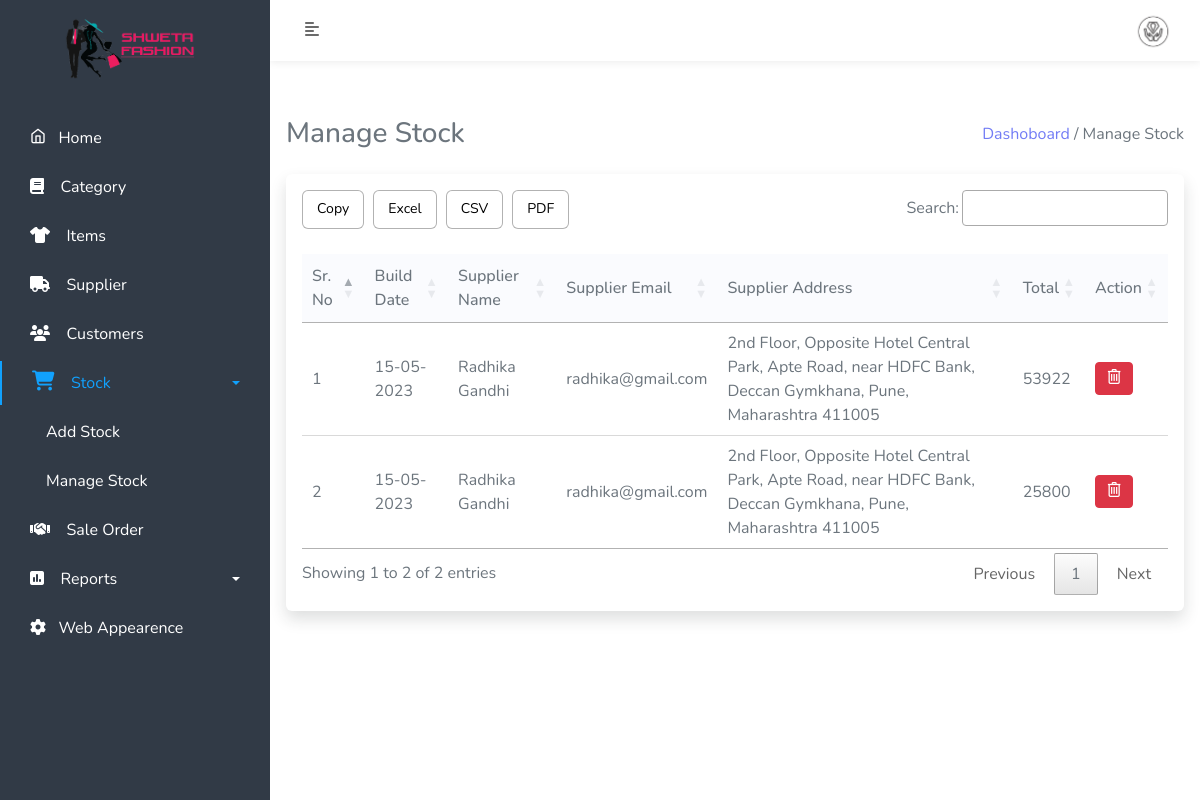
Screenshot of /admin/managestock.php (signed in) with the database file from the repository.
### tables this page shows
CREATE TABLE `manage_website` (
  `id` int(11) NOT NULL,
  `title` varchar(500) NOT NULL,
  `short_title` varchar(500) NOT NULL,
  `footer` text NOT NULL,
  `currency_symbol` text NOT NULL,
  `login_logo` text NOT NULL,
  `website_logo` varchar(500) NOT NULL,
  `background_login_image` text NOT NULL,
  `pay_qrcode` text NOT NULL,
  `terms` longtext NOT NULL,
  `status` int(11) NOT NULL
);

CREATE TABLE `stock` (
  `stock_id` int(11) NOT NULL,
  `build_date` date NOT NULL DEFAULT current_timestamp(),
  `sub_total` double(10,2) NOT NULL,
  `sup_id` int(11) NOT NULL,
  `gst` double(10,2) NOT NULL,
  `discount` double(10,2) NOT NULL,
  `final_total` double(10,2) NOT NULL,
  `delete_status` tinyint(4) NOT NULL,
  `submited_date` date DEFAULT current_timestamp()
);

CREATE TABLE `supplier` (
  `sup_id` int(11) NOT NULL,
  `sup_fname` varchar(50) NOT NULL,
  `sup_lname` varchar(50) NOT NULL,
  `sup_email` varchar(50) NOT NULL,
  `sup_mobile` bigint(11) NOT NULL,
  `sup_add` varchar(500) NOT NULL,
  `sup_city` varchar(11) NOT NULL,
  `sup_state` varchar(11) NOT NULL,
  `delete_status` tinyint(2) NOT NULL
);

### admin/managestock.php (the view, shortened to what this page needs)
<?php include('include/sidebar.php'); ?>
<?php include('include/header.php'); ?>
<div class="content-body mb-5 p-3">
    <div class="row">
        <div class="col-md-12">
            <div class="heading mb-4 d-flex align-items-center justify-content-between">
                <h3 class="mb-0">Manage Stock</h3>
                <p class="m-0"><a href="dashboard.php" class="text-primary">Dashoboard </a> <span class="disable">/ Manage Stock </span></p>
            </div>
        </div>
    </div>
    <div class="row">
        <div class="col-md-12">
            <div class="card border-0 shadow">
                <div class="card-body">
                    <div class="table-responsive">
                        <table id="example" class="display table-bordered" style="width:100%">
                            <thead>
                                <tr>
                                    <th>Sr. No</th>
                                    <th>Build Date</th>
                                    <th>Supplier Name</th>
                                    <th>Supplier Email</th>
                                    <th>Supplier Address</th>
                                    <th>Total</th>
                                    <th>Action</th>
                                </tr>
                            </thead>
                            <tbody>
                                <?php
                                $cnt = 1;
                                $stmt = $db->prepare("SELECT * from stock INNER JOIN supplier ON stock.sup_id=supplier.sup_id where stock.delete_status ='0' order by stock_id DESC ");
                                $stmt->execute();
                                $record = $stmt->fetchAll();
                                foreach ($record as $row) {
                                ?>
                                    <tr>
                                        <td><?php echo $cnt; ?></td>
                                        <td><?php $date = date_create($row['build_date']);
                                            echo date_format($date, "d-m-Y"); ?></td>
                                        <td><?php echo $row['sup_fname'] . ' ' . $row['sup_lname']; ?></td>
                                        <td><?php echo $row['sup_email']; ?></td>
                                        <td><?php echo $row['sup_add']; ?></td>
                                        <td><?php echo $row['final_total']; ?></td>
                                        <td>
                                            <a href="app/stock-crud.php?delid=<?php echo $row['stock_id']; ?>" class="btn btn-danger btn-sm " onclick="return confirm('Do you really want to Delete ?');"><i class="icon-line-awesome-trash-o fs-5"></i></a>
                                        </td>
                                    </tr>
                                <?php
                                    $cnt = $cnt + 1;
                                } ?>
                            </tbody>
                        </table>
                    </div>
                </div>
            </div>
        </div>
    </div>
</div>
</div>
<?php include('include/footer.php'); ?>

### admin/include/sidebar.php (shortened to what this page needs)
<?php include('../assets/constant/config.php'); ?>
<!doctype html>
<html lang="en">
<head>
    <?php
    $stmt = $db->prepare("SELECT * from manage_website");
    $stmt->execute();
    $result = $stmt->fetchAll();
    foreach ($result as $key) {
    ?>
        <link href="../assets/css/bootstrap.min.css" rel="stylesheet">
        <link href="../assets/css/style.css" rel="stylesheet">
        <link href="../assets/css/select2.css" rel="stylesheet">
        <link href="../assets/css/responsive.css" rel="stylesheet">
        <link href="../assets/css/icons.css" rel="stylesheet">
        <link rel="stylesheet" href="https://cdnjs.cloudflare.com/ajax/libs/font-awesome/6.2.1/css/all.min.css" />
        <link href="../assets/css/datatables/jquery.dataTables.min.css" rel="stylesheet">
        <link href="../assets/css/datatables/buttons.dataTables.min.css" rel="stylesheet">
        <link rel="stylesheet" href="https://cdnjs.cloudflare.com/ajax/libs/font-awesome/6.3.0/css/solid.min.css" />
        <link href="https://cdn.jsdelivr.net/npm/select2@4.1.0-rc.0/dist/css/select2.min.css" rel="stylesheet" />
</head>
<body>
    <div class="wrapper">
        <nav id="sidebar">
            <div class="position">
                <div class="sidebar-header">
                    <a href="dashboard.php"><img src="../assets/img/<?php echo $key['login_logo'] ?>" width="150px"></a>
                </div>
            <?php } ?>
            <ul class="list-unstyled components" id="menu">
                <li class="s-item">
                    <a href="dashboard.php"><i class="icon-feather-home"></i>&nbsp;&nbsp;&nbsp;Home</a>
                </li>
                <li class="s-item">
                    <a href="category.php"><i class="fa fa-book"></i>&nbsp;&nbsp;&nbsp; Category</a>
                </li>
                <li class="s-item">
                    <a href="product.php"><i class="fa-solid fa-shirt"></i>&nbsp;&nbsp;&nbsp; Items</a>
                </li>
                <li class="s-item">
                    <a href="supplier.php"><i class="fa-solid fa-truck"></i>&nbsp;&nbsp;&nbsp; Supplier</a>
                </li>
                <li class="s-item">
                    <a href="customer.php"><i class="nav-icon fas fa-users"></i>&nbsp;&nbsp;&nbsp; Customers</a>
                </li>
                <li class="s-item">
                    <a href="#pageReports2" data-bs-toggle="collapse" aria-bs-expanded="false" class="dropdown-toggle"><i class='fas fa-shopping-cart'></i>&nbsp;&nbsp;&nbsp; Stock</a>
                    <ul class="collapse list-unstyled" id="pageReports2" data-bs-parent="#menu">
                        <li>
                            <a href="stock.php" class="ms-3">Add Stock</a>
                        </li>
                        <li>
                            <a href="managestock.php" class="ms-3">Manage Stock</a>
                        </li>
                    </ul>
                </li>
                <li class="s-item">
                    <a href="sale-order.php" aria-bs-expanded="false"><i class='fas fa-handshake'></i>&nbsp;&nbsp;&nbsp; Sale Order</a>
                </li>
                <li class="s-item">
                    <a href="#pageReports" data-bs-toggle="collapse" aria-bs-expanded="false" class="dropdown-toggle"><i class="fa-sharp fa-solid fa-square-poll-vertical"></i>&nbsp;&nbsp;&nbsp; Reports</a>
                </li>
                <li class="s-item">
                    <a href="manage_website.php"><i class="fa fa-cog"></i>&nbsp;&nbsp;&nbsp;Web Appearence</a>
                </li>
            </ul>
            </div>
        </nav>

### admin/include/header.php (shortened to what this page needs)
<?php include('../assets/constant/config.php');?>
<?php
$stmt = $db->prepare("SELECT admin_photo,admin_email , admin_fname, admin_lname from admin ");
$stmt->execute();
$record = $stmt->fetchAll();
foreach ($record as $key) {
?>
    <div id="content">
        <nav class="navbar navbar-expand-lg navbar-light ">
            <div class="container-fluid">
                <button type="button" id="sidebarCollapse" class="btn text-sidebar bg-turbo-yellow">
                    <i class="fas fa-align-left"></i>
                </button>
                <div class="collapse navbar-collapse" id="navbarSupportedContent">
                    <div class="dropdown ">
		  <a class="" type="button" data-bs-toggle="dropdown" aria-expanded="false">
		   <img src="../assets/img/<?php echo $key['admin_photo'];?>" width="50px" class="rounded-circle">
		  </a>
		</div>
                     <?php } ?>
                </div>
            </div>
        </nav>

### assets/css/style.css (style rules this page uses)
body { font-family:'Nunito', sans-serif; color: #6c757d; }
a, a:hover, a:focus { color: inherit; text-decoration: none; transition: all 0.3s; }
.text-primary { color: #727cf5 !important; }
.navbar { padding: 5px 10px; background: #fff; border: none; border-radius: 0px; margin-bottom: 40px; box-shadow: 0px 0px 9px rgb(0 0 0 / 10%); }
.text-sidebar { color: #6b6b6b; }
.wrapper { display: flex; width: 100%; align-items: stretch; }
#sidebar .position { position: fixed; min-width: 270px; max-width: 250px; }
#sidebar { min-width: 270px; max-width: 250px; background: #313a46; color: #272e48; transition: all 0.3s; z-index: 2; }
#sidebar .sidebar-header { padding: 12px; background: #313a46; text-align: center; }
#sidebar ul.components { padding: 20px 0; overflow-y: scroll; height: 100vh; }
#sidebar ul li a { padding: 10px 10px 10px 30px; font-size: 1em; display: block; margin-bottom: 5px; border-radius: 0 20px 20px 0; margin-right: 10px; color: #fff; }
#sidebar ul li.active > a { color: #11a1fd; border-left: 2px solid #11a1fd; }
#sidebar ul li.active > a i { font-size: 20px; }
a[data-bs-toggle=collapse] { position: relative; }
.dropdown-toggle::after { display: block; position: absolute; top: 50%; right: 20px; transform: translateY(-50%); }
#content { width: 100%; min-height: 100vh; transition: all 0.3s; }
.s-item.active .collapse { display: block; }
tbody, td, tfoot, th, thead, tr { border:0; }
thead { background: #FAFBFE; }

### rows the page displays
manage_website: login_logo (picture)
stock: build_date "15-05-2023", sup.sup_fname "Radhika", sup.sup_lname "Gandhi", sup.sup_email "radhika@gmail.com", sup.sup_add "2nd Floor, Opposite Hotel Central Park, Apte Road, near HDFC Bank, Deccan Gymkhana, Pune, Maharashtra 411005", final_total "53922"
stock: build_date "15-05-2023", sup.sup_fname "Radhika", sup.sup_lname "Gandhi", sup.sup_email "radhika@gmail.com", sup.sup_add "2nd Floor, Opposite Hotel Central Park, Apte Road, near HDFC Bank, Deccan Gymkhana, Pune, Maharashtra 411005", final_total "25800"
